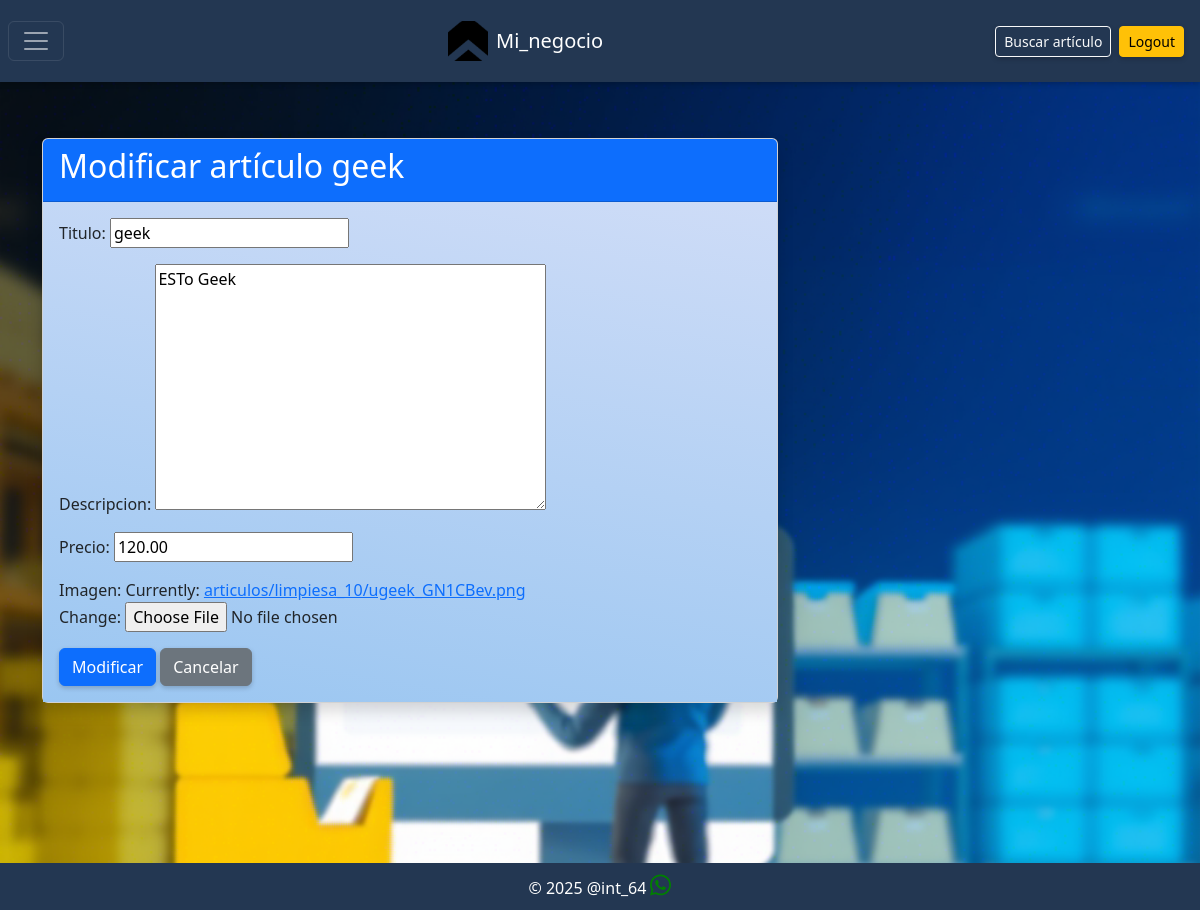
Screenshot of /Mi_negocio/ver_tienda/modificar/18/ (signed in) with the database file from the repository.
### Mi_negocio/models.py (models this page shows, shortened)
class Articulo(models.Model):
    tienda = models.ForeignKey(Tienda, on_delete=models.CASCADE,related_name='articulos')
    titulo = models.CharField(max_length=200)
    descripcion = models.TextField()
    precio = models.DecimalField(max_digits=10, decimal_places=2)
    imagen = models.ImageField(upload_to=upload_to_articulos)
    fecha_publicacion = models.DateTimeField(auto_now_add=True)

### Mi_negocio/views.py (the view)
# urls.py: path('ver_tienda/modificar/<int:articulo_id>/', views.modificar_articulo, name='modificar_articulo'),
@login_required
def modificar_articulo(request, articulo_id):
    articulo = get_object_or_404(Articulo, id=articulo_id)
    if articulo.tienda.propietario != request.user:
        return redirect('index')  # Redirige a una página de error si no tiene permisos
    if request.method == 'POST':
        form = ArticuloForm(request.POST, request.FILES, instance=articulo)
        if form.is_valid():
            form.save()  # Guarda los cambios en la base de datos
            return redirect('ver_tienda', tienda_name=articulo.tienda.nombre)  # Redirige a la vista del artículo modificado
    else:
        form = ArticuloForm(instance=articulo)
    return render(request, 'Mi_negocio/modificar_articulo.html', {'form': form, 'articulo': articulo})

### Mi_negocio/forms.py
class ArticuloForm(forms.ModelForm):
    class Meta:
        model = Articulo
        fields = ['titulo', 'descripcion','precio' , 'imagen']

### Mi_negocio/templates/Mi_negocio/modificar_articulo.html (shortened to what this page needs)
{% extends 'Mi_negocio/layout.html' %} {% block body %}
<div class="container mt-5">
  <div class="row">
    <div class="col-md-8">
      <div class="card shadow">
        <div class="card-header bg-primary text-white">
          <h2>Modificar artículo {{ articulo.titulo }}</h2>
        </div>
        <div class="card-body">
          <form method="post" enctype="multipart/form-data">
            {% csrf_token %} {{ form.as_p }}
            <button type="submit" class="btn btn-primary">Modificar</button>
            <a
              href="{% url 'ver_tienda' tienda_name=articulo.tienda.nombre %}"
              class="btn btn-secondary"
              >Cancelar</a
            >
          </form>
        </div>
      </div>
    </div>
  </div>
</div>
{% endblock %}

### Mi_negocio/static/Mi_negocio/style.css (style rules this page uses)
.card { transition: transform 0.3s ease, box-shadow 0.3s ease; box-shadow: 0 4px 8px rgba(0, 0, 0, 0.2); }
body { padding-top: 100px; background-color: #f0f0f0; background-image: url("../../static/Mi_negocio/background.png"); background-repeat: no-repeat; background-size: cover; background-position: center; margin: 0; font-family: Arial, sans-serif; }
.btn { box-shadow: 0 2px 5px rgba(0, 0, 0, 0.2); color: rgb(255, 255, 255); }
.card-body { border-color: transparent; background: linear-gradient(190deg, #cedcf7, #9ac6f1); }
.content { margin-top: 70px; padding: 20px; }

### rows the page displays
Articulo: titulo "geek", descripcion "ESTo Geek", precio "120.00"
